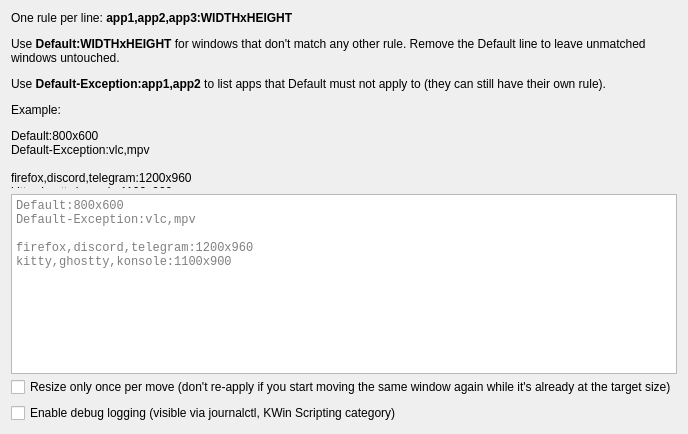
<?xml version="1.0" encoding="UTF-8"?>
<ui version="4.0">
 <class>KWin::ResizeWindowOnDragConfigForm</class>
 <widget class="QWidget" name="KWin::ResizeWindowOnDragConfigForm">
  <property name="geometry">
   <rect>
    <x>0</x>
    <y>0</y>
    <width>640</width>
    <height>420</height>
   </rect>
  </property>
  <layout class="QVBoxLayout" name="verticalLayout">
   <item>
    <widget class="QLabel" name="label_intro">
     <property name="text">
      <string>&lt;html&gt;&lt;head/&gt;&lt;body&gt;&lt;p&gt;One rule per line: &lt;span style=&quot; font-weight:700;&quot;&gt;app1,app2,app3:WIDTHxHEIGHT&lt;/span&gt;&lt;/p&gt;&lt;p&gt;Use &lt;span style=&quot; font-weight:700;&quot;&gt;Default:WIDTHxHEIGHT&lt;/span&gt; for windows that don't match any other rule. Remove the Default line to leave unmatched windows untouched.&lt;/p&gt;&lt;p&gt;Use &lt;span style=&quot; font-weight:700;&quot;&gt;Default-Exception:app1,app2&lt;/span&gt; to list apps that Default must not apply to (they can still have their own rule).&lt;/p&gt;&lt;p&gt;Example:&lt;/p&gt;&lt;p&gt;&lt;span style=&quot; font-family:'monospace';&quot;&gt;Default:800x600&lt;br/&gt;Default-Exception:vlc,mpv&lt;br/&gt;&lt;br/&gt;firefox,discord,telegram:1200x960&lt;br/&gt;kitty,ghostty,konsole:1100x900&lt;/span&gt;&lt;/p&gt;&lt;/body&gt;&lt;/html&gt;</string>
     </property>
     <property name="textFormat">
      <enum>Qt::TextFormat::RichText</enum>
     </property>
     <property name="wordWrap">
      <bool>true</bool>
     </property>
    </widget>
   </item>
   <item>
    <widget class="QPlainTextEdit" name="kcfg_rules">
     <property name="minimumSize">
      <size>
       <width>0</width>
       <height>180</height>
      </size>
     </property>
     <property name="font">
      <font>
       <family>monospace</family>
      </font>
     </property>
     <property name="lineWrapMode">
      <enum>QPlainTextEdit::LineWrapMode::NoWrap</enum>
     </property>
     <property name="placeholderText">
      <string>Default:800x600
Default-Exception:vlc,mpv

firefox,discord,telegram:1200x960
kitty,ghostty,konsole:1100x900</string>
     </property>
    </widget>
   </item>
   <item>
    <widget class="QCheckBox" name="kcfg_onlyOnce">
     <property name="text">
      <string>Resize only once per move (don't re-apply if you start moving the same window again while it's already at the target size)</string>
     </property>
    </widget>
   </item>
   <item>
    <widget class="QCheckBox" name="kcfg_debugLogs">
     <property name="text">
      <string>Enable debug logging (visible via journalctl, KWin Scripting category)</string>
     </property>
    </widget>
   </item>
   <item>
    <spacer name="verticalSpacer">
     <property name="orientation">
      <enum>Qt::Orientation::Vertical</enum>
     </property>
     <property name="sizeHint" stdset="0">
      <size>
       <width>20</width>
       <height>40</height>
      </size>
     </property>
    </spacer>
   </item>
  </layout>
 </widget>
 <resources/>
 <connections/>
</ui>
